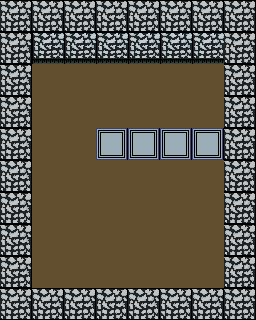

Rendered tile map (Tiled .tmx) drawn with the repository's tilesets; below, a short description and the full map source, tile grids included:
An orthogonal 8x10 tile map with 32x32 px tiles, 1 tile layer (Слой тайлов 1) and 7 objects (5x solid, door1, dialog).

<map version="1.8" tiledversion="1.8.2" orientation="orthogonal" renderorder="right-down" width="8" height="10" tilewidth="32" tileheight="32" infinite="0" nextlayerid="3" nextobjectid="9">
 <tileset firstgid="1" name="MAP3" tilewidth="32" tileheight="32" tilecount="32" columns="32">
  <image source="../images/MAP3.png" width="1024" height="32" />
 </tileset>
 <layer id="1" name="Слой тайлов 1" width="8" height="10">
  <data>
   <tile gid="5" />
   <tile gid="5" />
   <tile gid="5" />
   <tile gid="5" />
   <tile gid="5" />
   <tile gid="5" />
   <tile gid="5" />
   <tile gid="5" />
   <tile gid="5" />
   <tile gid="6" />
   <tile gid="6" />
   <tile gid="6" />
   <tile gid="6" />
   <tile gid="6" />
   <tile gid="6" />
   <tile gid="5" />
   <tile gid="5" />
   <tile gid="3" />
   <tile gid="3" />
   <tile gid="3" />
   <tile gid="3" />
   <tile gid="3" />
   <tile gid="3" />
   <tile gid="5" />
   <tile gid="5" />
   <tile gid="3" />
   <tile gid="3" />
   <tile gid="3" />
   <tile gid="3" />
   <tile gid="3" />
   <tile gid="3" />
   <tile gid="5" />
   <tile gid="5" />
   <tile gid="3" />
   <tile gid="3" />
   <tile gid="4" />
   <tile gid="4" />
   <tile gid="4" />
   <tile gid="4" />
   <tile gid="5" />
   <tile gid="5" />
   <tile gid="3" />
   <tile gid="3" />
   <tile gid="3" />
   <tile gid="3" />
   <tile gid="3" />
   <tile gid="3" />
   <tile gid="5" />
   <tile gid="5" />
   <tile gid="3" />
   <tile gid="3" />
   <tile gid="3" />
   <tile gid="3" />
   <tile gid="3" />
   <tile gid="3" />
   <tile gid="5" />
   <tile gid="5" />
   <tile gid="3" />
   <tile gid="3" />
   <tile gid="3" />
   <tile gid="3" />
   <tile gid="3" />
   <tile gid="3" />
   <tile gid="5" />
   <tile gid="5" />
   <tile gid="3" />
   <tile gid="3" />
   <tile gid="3" />
   <tile gid="3" />
   <tile gid="3" />
   <tile gid="3" />
   <tile gid="5" />
   <tile gid="5" />
   <tile gid="5" />
   <tile gid="5" />
   <tile gid="5" />
   <tile gid="5" />
   <tile gid="5" />
   <tile gid="5" />
   <tile gid="5" />
  </data>
 </layer>
 <objectgroup id="2" name="Слой объектов 1">
  <object id="1" name="solid" x="1.5" y="1" width="253.5" height="37" />
  <object id="5" name="solid" x="98" y="128.5" width="127" height="16" />
  <object id="6" name="door1" x="45" y="277" width="70.5" height="10" />
  <object id="2" name="solid" x="0.5" y="290" width="253.5" height="31" />
  <object id="3" name="solid" x="1" y="39" width="31" height="249" />
  <object id="4" name="solid" x="225" y="38.5" width="31" height="249" />
  <object id="8" name="dialog" x="65.5" y="49.5" width="38.5" height="22.5" />
 </objectgroup>
</map>